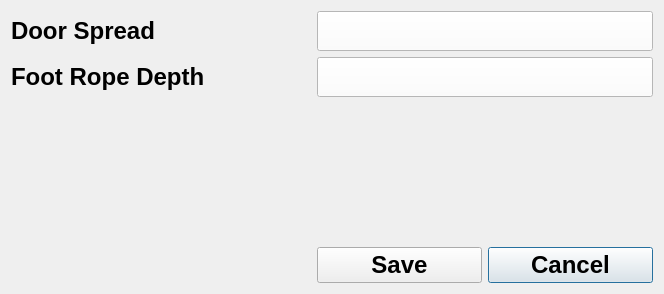
<?xml version="1.0" encoding="UTF-8"?>
<ui version="4.0">
 <class>netDlg</class>
 <widget class="QDialog" name="netDlg">
  <property name="geometry">
   <rect>
    <x>0</x>
    <y>0</y>
    <width>662</width>
    <height>294</height>
   </rect>
  </property>
  <property name="windowTitle">
   <string>Net Mensuration Dialog</string>
  </property>
  <layout class="QVBoxLayout" name="verticalLayout">
   <item>
    <layout class="QGridLayout" name="gridLayout_3">
     <item row="4" column="2">
      <widget class="QPushButton" name="cancelBtn">
       <property name="minimumSize">
        <size>
         <width>165</width>
         <height>35</height>
        </size>
       </property>
       <property name="font">
        <font>
         <pointsize>18</pointsize>
         <weight>75</weight>
         <bold>true</bold>
        </font>
       </property>
       <property name="text">
        <string>Cancel</string>
       </property>
      </widget>
     </item>
     <item row="0" column="1" colspan="2">
      <widget class="QPushButton" name="pb_door_spread">
       <property name="minimumSize">
        <size>
         <width>250</width>
         <height>40</height>
        </size>
       </property>
       <property name="maximumSize">
        <size>
         <width>10000</width>
         <height>16777215</height>
        </size>
       </property>
       <property name="font">
        <font>
         <pointsize>18</pointsize>
         <weight>75</weight>
         <bold>true</bold>
        </font>
       </property>
       <property name="styleSheet">
        <string notr="true">QWidget {
    background-color: white;
}</string>
       </property>
       <property name="text">
        <string/>
       </property>
       <property name="flat">
        <bool>false</bool>
       </property>
      </widget>
     </item>
     <item row="0" column="0">
      <widget class="QLabel" name="label_4">
       <property name="minimumSize">
        <size>
         <width>300</width>
         <height>0</height>
        </size>
       </property>
       <property name="maximumSize">
        <size>
         <width>150</width>
         <height>16777215</height>
        </size>
       </property>
       <property name="font">
        <font>
         <pointsize>18</pointsize>
         <weight>75</weight>
         <bold>true</bold>
        </font>
       </property>
       <property name="text">
        <string>Door Spread</string>
       </property>
      </widget>
     </item>
     <item row="1" column="1" colspan="2">
      <widget class="QPushButton" name="pb_fr">
       <property name="minimumSize">
        <size>
         <width>250</width>
         <height>40</height>
        </size>
       </property>
       <property name="maximumSize">
        <size>
         <width>1000</width>
         <height>16777215</height>
        </size>
       </property>
       <property name="font">
        <font>
         <pointsize>18</pointsize>
         <weight>75</weight>
         <bold>true</bold>
        </font>
       </property>
       <property name="styleSheet">
        <string notr="true">QWidget {
    background-color: white;
}</string>
       </property>
       <property name="text">
        <string/>
       </property>
      </widget>
     </item>
     <item row="1" column="0">
      <widget class="QLabel" name="label_5">
       <property name="minimumSize">
        <size>
         <width>300</width>
         <height>0</height>
        </size>
       </property>
       <property name="font">
        <font>
         <pointsize>18</pointsize>
         <weight>75</weight>
         <bold>true</bold>
        </font>
       </property>
       <property name="text">
        <string>Foot Rope Depth</string>
       </property>
      </widget>
     </item>
     <item row="2" column="0">
      <spacer name="verticalSpacer">
       <property name="orientation">
        <enum>Qt::Vertical</enum>
       </property>
       <property name="sizeHint" stdset="0">
        <size>
         <width>20</width>
         <height>40</height>
        </size>
       </property>
      </spacer>
     </item>
     <item row="4" column="1">
      <widget class="QPushButton" name="saveButton">
       <property name="minimumSize">
        <size>
         <width>165</width>
         <height>35</height>
        </size>
       </property>
       <property name="font">
        <font>
         <pointsize>18</pointsize>
         <weight>75</weight>
         <bold>true</bold>
        </font>
       </property>
       <property name="text">
        <string>Save</string>
       </property>
      </widget>
     </item>
    </layout>
   </item>
  </layout>
 </widget>
 <resources/>
 <connections/>
</ui>
